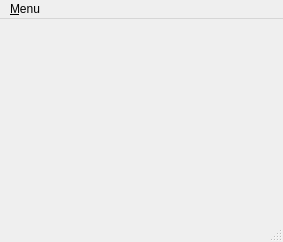
<ui version="4.0" >
 <class>MainWindow</class>
 <widget class="QMainWindow" name="MainWindow" >
  <property name="geometry" >
   <rect>
    <x>0</x>
    <y>0</y>
    <width>283</width>
    <height>242</height>
   </rect>
  </property>
  <property name="windowTitle" >
   <string>MainWindow</string>
  </property>
  <widget class="QWidget" name="centralwidget" >
   <layout class="QGridLayout" name="gridLayout" />
  </widget>
  <widget class="QMenuBar" name="menubar" >
   <property name="geometry" >
    <rect>
     <x>0</x>
     <y>0</y>
     <width>283</width>
     <height>19</height>
    </rect>
   </property>
   <widget class="QMenu" name="menu_New" >
    <property name="contextMenuPolicy" >
     <enum>Qt::CustomContextMenu</enum>
    </property>
    <property name="title" >
     <string>&amp;Menu</string>
    </property>
    <widget class="QMenu" name="menuSend" >
     <property name="title" >
      <string>&amp;Send To</string>
     </property>
     <addaction name="actionTo_text_file" />
     <addaction name="actionTo_e_mail" />
     <addaction name="action_KNotita_User" />
    </widget>
    <addaction name="actionNew" />
    <addaction name="actionDelete" />
    <addaction name="actionTrash_nota" />
    <addaction name="separator" />
    <addaction name="actionChange_font" />
    <addaction name="separator" />
    <addaction name="actionInsert_text" />
    <addaction name="separator" />
    <addaction name="menuSend" />
    <addaction name="separator" />
    <addaction name="action_Information" />
   </widget>
   <addaction name="menu_New" />
  </widget>
  <widget class="QStatusBar" name="statusbar" />
  <action name="actionNew" >
   <property name="text" >
    <string>&amp;New note</string>
   </property>
  </action>
  <action name="actionDelete" >
   <property name="text" >
    <string>&amp;Delete text</string>
   </property>
  </action>
  <action name="actionTrash_nota" >
   <property name="text" >
    <string>&amp;Trash note</string>
   </property>
  </action>
  <action name="actionChange_font" >
   <property name="text" >
    <string>&amp;Change font</string>
   </property>
  </action>
  <action name="actionInsert_text" >
   <property name="text" >
    <string>&amp;Import...</string>
   </property>
  </action>
  <action name="actionInsert_image" >
   <property name="text" >
    <string>Insert image...</string>
   </property>
  </action>
  <action name="actionTo_text_file" >
   <property name="text" >
    <string>&amp;Text file</string>
   </property>
   <property name="menuRole" >
    <enum>QAction::TextHeuristicRole</enum>
   </property>
  </action>
  <action name="actionTo_e_mail" >
   <property name="text" >
    <string>&amp;Mail recipient</string>
   </property>
  </action>
  <action name="action_Information" >
   <property name="text" >
    <string>Note &amp;Information</string>
   </property>
  </action>
  <action name="action_KNotita_User" >
   <property name="text" >
    <string>&amp;KNotita User</string>
   </property>
  </action>
 </widget>
 <resources/>
 <connections/>
</ui>
